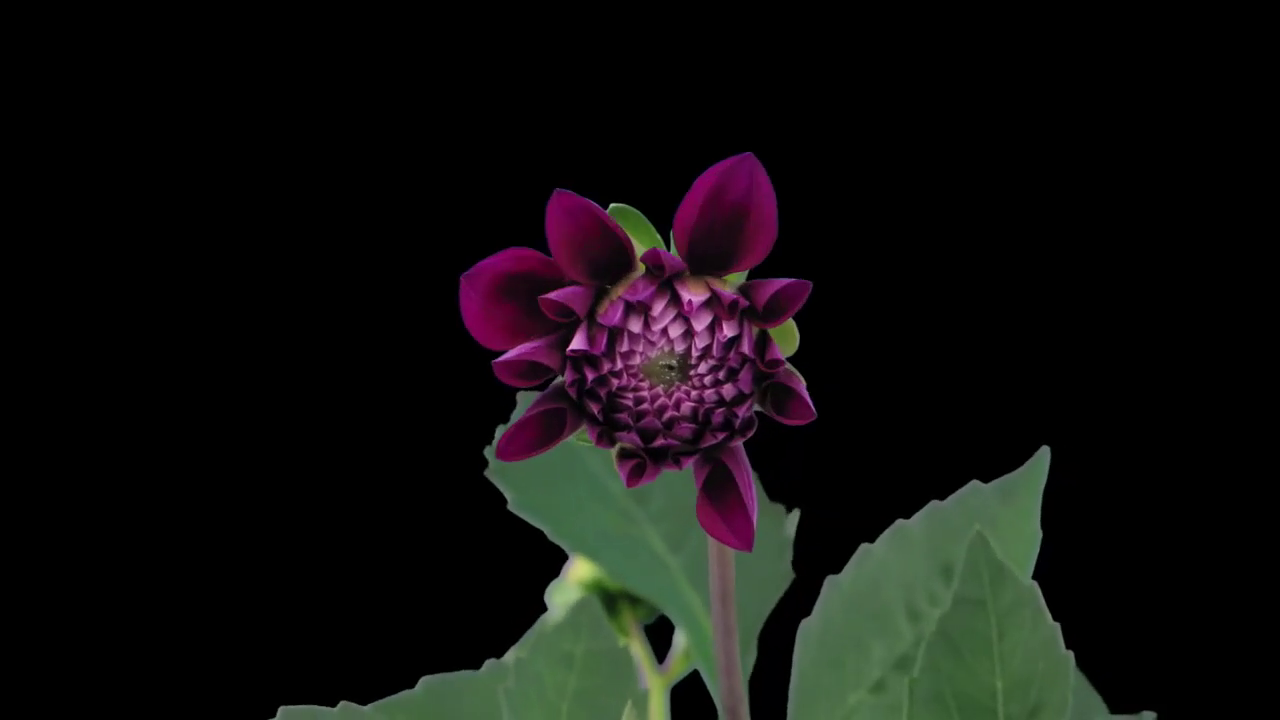
#> input picture frame 18 of ImagenesOriginales/Dhalia/Dhalias.mp4, 1280 x 720 px, given in place of Marigolds.mp4, which was not available
$ python DataSetFloresFinalRedimension.py
#> lines starting #> are read from the running program, lines starting #| are printed output that depends on the picture; after the words box and inside, x2 and y2 are one past the last pixel; in counts of white or black regions, pixels touching at a corner belong together; pictures that were not available may be replaced by others from this repository, and a replacement may not be noted
#!/usr/bin/env python
# coding: utf-8

# In[4]:

#IMPORTACIONES NECESARIAS
import cv2 as cv
import numpy as np
import math


# In[8]:

#FUNCION GUARDAR IMAGEN LLEGAN LOS PARAMETROS DE LA MASCARA, EL FRAME, IMAGEN EN ESCALA HSV, NUMERO DE IMAGEN
def guardar (mask1, frame, hsv, num_img):
    #BITWISE_AND BUSCA UN PUNTO DE INTERSECCION ENTRE DOS IMAGENES, SI AMBAS SON DE LA MISMA INTENSIDAD APLICA LA MISMA INTENSIDAD AL PIXEL
    #PRIMER PARAMETRO PRIMERA IMAGEN
    #SEGUNDO PARAMETRO SEGUNDA IMAGEN EN ESTE CASO ES LA MISMA
    #TERCER PARAMETRO LA MASCARA DE COLOR QUE SE LA APLICARA
    res=cv.bitwise_and(frame, frame, mask=mask1)
    #RESIZE, REDIMENSIONAR EL TAMANIO DE LA IMAGEN
    #PRIMER PARAMETRO IMAGEN A REDIMENSIONAR
    #SEGUNDO PARAMETRO TAMANIO DE REDIMENSION
    #TERCER PARAMETRO TIPO DE INTERPOLACION, INTERPOLACION CUBICA GENERA UN PROMEDIO DEL PIXEL PARA SUSTITUIRLO CON UNO NUEVO
    new_img = cv.resize(res, dsize=(50, 50), interpolation=cv.INTER_CUBIC)
    name='C:\\Users\\gilba\\Desktop\\IA\\DataSetFlores\\Marigold\\img_'+str(num_img)+'.jpg'
    cv.imwrite(name,new_img)


# In[9]:


video=cv.VideoCapture("C:\\Users\\gilba\\Desktop\\IA\\DataSetFlores\\Marigolds.mp4")

#CONTADOR, NOMBRE UNICO DE IMAGEN
num_img = 108
while (video.isOpened()):
    #SACAMOS CADA FRAME DEL VIDEO
    ret, frame = video.read()
#> frame is the input picture: shape (720, 1280, 3); mean B, G, R 14.5, 15.9, 16.6
    if ret == False:
        break

    #CONVIERTE DE RGB A HSV PARA RESALTAR EL COLOR Y PODER USAR LOS PARAMETROS DE LA "HSV COLOR TABLE"
    hsv=cv.cvtColor(frame, cv.COLOR_BGR2HSV)
#> hsv: shape (720, 1280, 3); mean H, S, V 22.8, 31.4, 20.5

    #MASCARA DE COLOR MARIGOLD AMARILLO Y ROJO

    YellowBajo1 = np.array([0,60,60])
    YellowAlto1 = np.array([32,255,255])
    redBajo2 = np.array([170,50,50])
    redAlto2 = np.array([180,255,255])

    maskRed1 = cv.inRange(hsv, YellowBajo1, YellowAlto1)
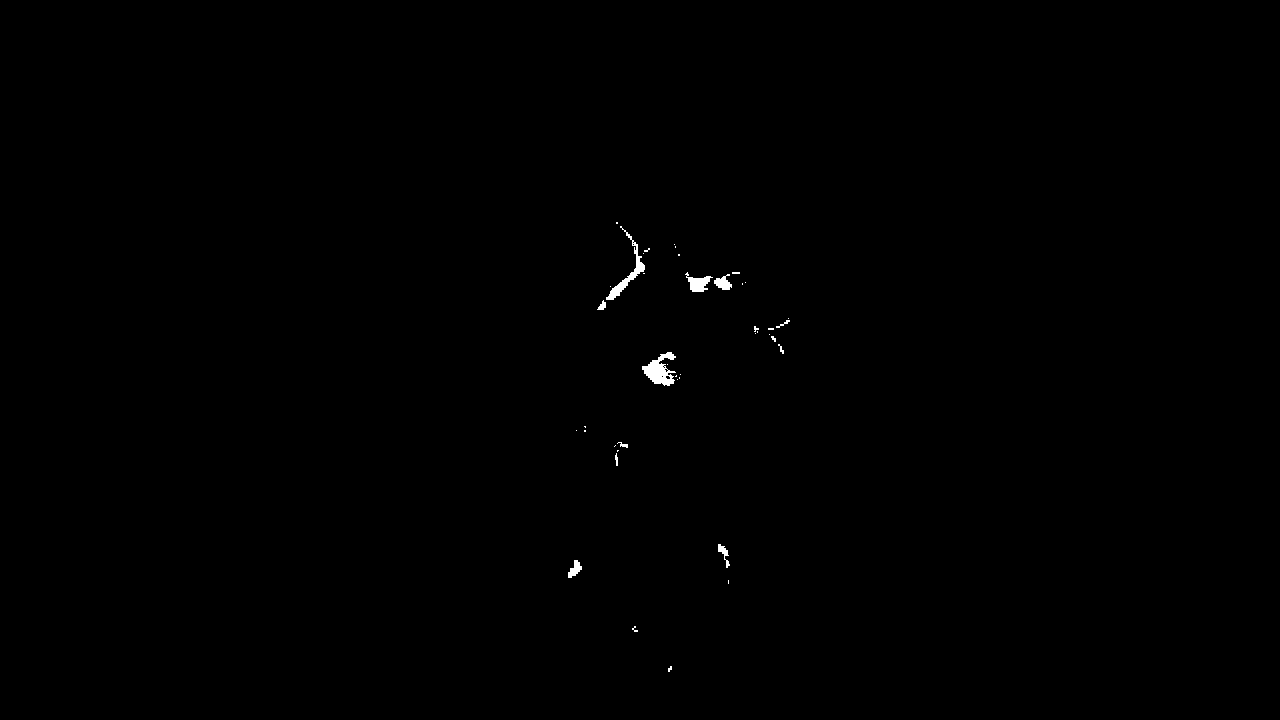
#> maskRed1: shape (720, 1280); 0.23% white; 42 white regions (31 under 20 px), largest, box (x1, y1, x2, y2) and area: (642, 352, 676, 386) 600, (606, 226, 645, 300) 476, (685, 272, 713, 292) 275
    maskRed2 = cv.inRange(hsv, redBajo2, redAlto2)
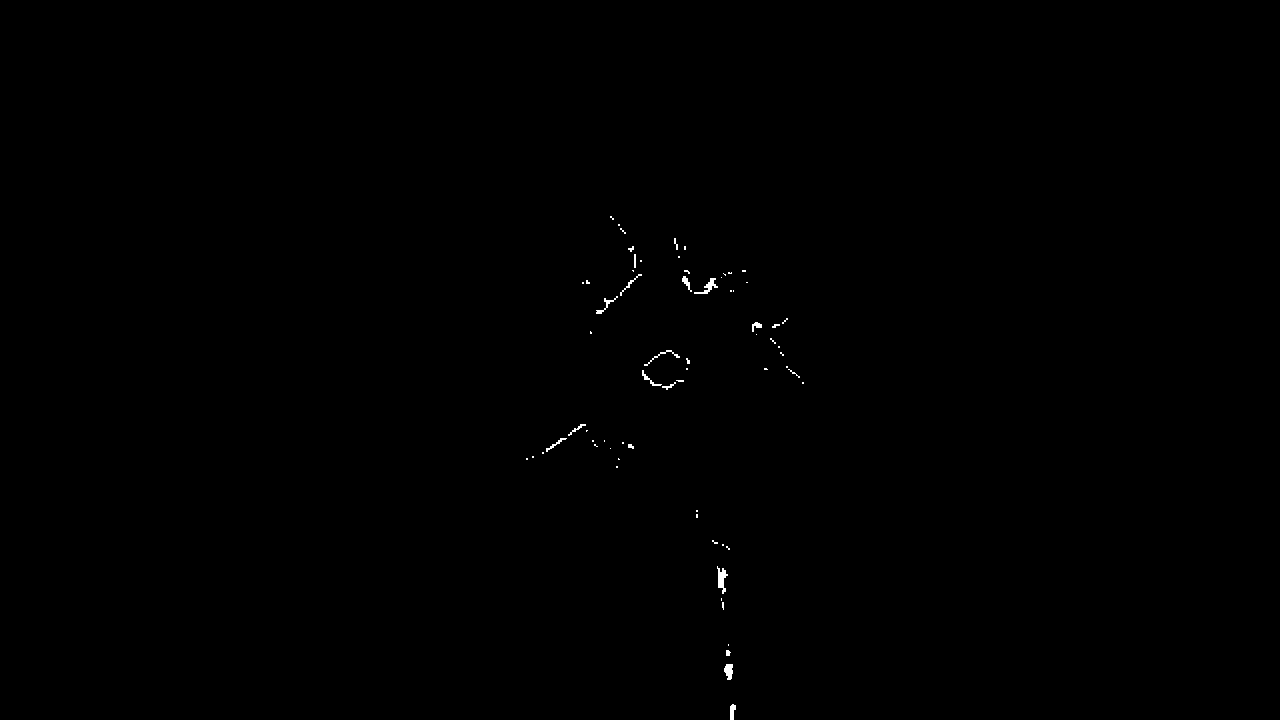
#> maskRed2: shape (720, 1280); 0.16% white; 68 white regions (48 under 20 px), largest, box (x1, y1, x2, y2) and area: (717, 566, 728, 594) 153, (694, 278, 718, 294) 124, (724, 664, 733, 680) 108
    #JUNTAMOS MASCARAS PARA GENERAR UNA ADECUADA PARA EXTRAER EL COLOR NECESARIO
    mask1 = cv.add(maskRed1, maskRed2)
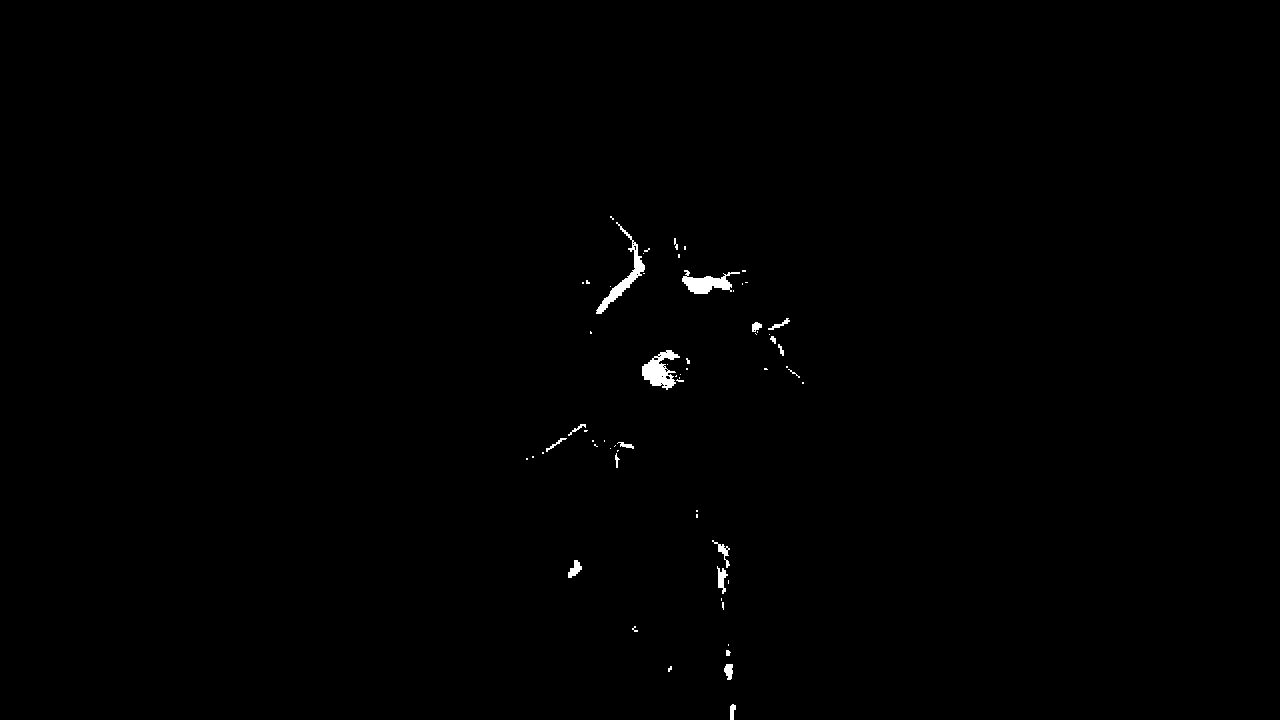
#> mask1: shape (720, 1280); 0.38% white; 64 white regions (45 under 20 px), largest, box (x1, y1, x2, y2) and area: (642, 350, 680, 390) 779, (596, 222, 645, 314) 741, (682, 270, 740, 294) 674


    # [33 lines of commented-out code are left out]
    guardar(mask1 , frame, hsv, num_img)
#> in guardar, `new_img = cv.resize(res, dsize=(50, 50), interpolation=cv.INTER_CUBIC)`:
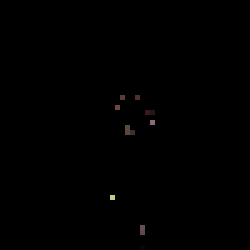
#> new_img: shape (50, 50, 3) (shown 5 times larger); mean B, G, R 0.3, 0.4, 0.5

    #AUMENTAMOS EL CONTADOR PARA TENER UN NOMBRE UNICO POR IMAGEN
    num_img += 1

video.release()
cv.waitKey(0)
cv.destroyAllWindows()


# In[10]:

#ROTACION DE IMAGENES Y TRANSLACION PARA GENERAR MAYOR CANTIDAD DE IMAGENES EN NUESTRO DATA SET
# [42 lines left out: function Imagenes, not called in this run]


# In[11]:


#MATRIZ DE TRANSLACION DE IMAGEN DESDE (-1,-1) HASTA (1,1)
lados = [[1,-1,1,-1],[1,1,-1,-1]]

#INICIALIZACION UNICAMENTE PARA PODER CONTINUAR
x = 1
y = 1

#CICLO, RECORREMOS EL ARREGLO DE RUTA GENERAL Y RUTA DE LA IMAGEN PARA LOGRAR LA AUTOMATIZACION DEL PROCESO
size = len(General)
for h in range(size):
    for i in range(4):
        for j in range(10):
            #CALCULAMOS LA TRANSLACION QUE LE DARA A LA IMAGEN POR CICLO
            #SE MULTIPLICA POR J PARA DARLE UNA TRANSLACION DE HASTA 10 PIXELES DE IZQUIERDA A DERECHA, ARRIBA A ABAJO
            #PRIMERO EN LA TRANSLACION EJE X
            x = lados [0][i] * (j)
            #SEGUNDO TRANSLACION EJE Y
            y = lados [1][i] * (j)
            Imagenes(Img[h], General[h],x,y)

##FINALIZAR
print ("PROCESO FINALIZADO")

$ run again, starting later in the video
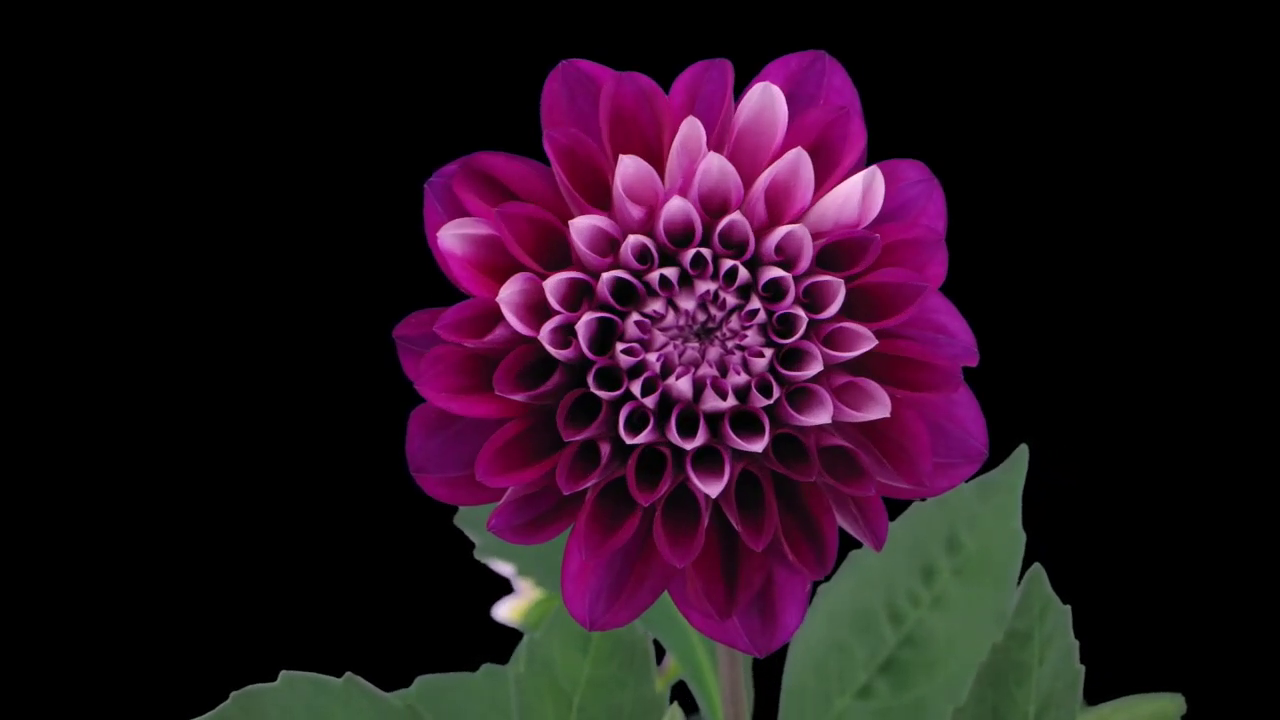
#> input picture frame 81 of ImagenesOriginales/Dhalia/Dhalias.mp4, 1280 x 720 px, given in place of Marigolds.mp4, which was not available
#> frame is the input picture: shape (720, 1280, 3); mean B, G, R 29.9, 16.9, 37.5
#> hsv: shape (720, 1280, 3); mean H, S, V 51.7, 70.5, 40.5
#> `maskRed1 = cv.inRange(hsv, YellowBajo1, YellowAlto1)`:
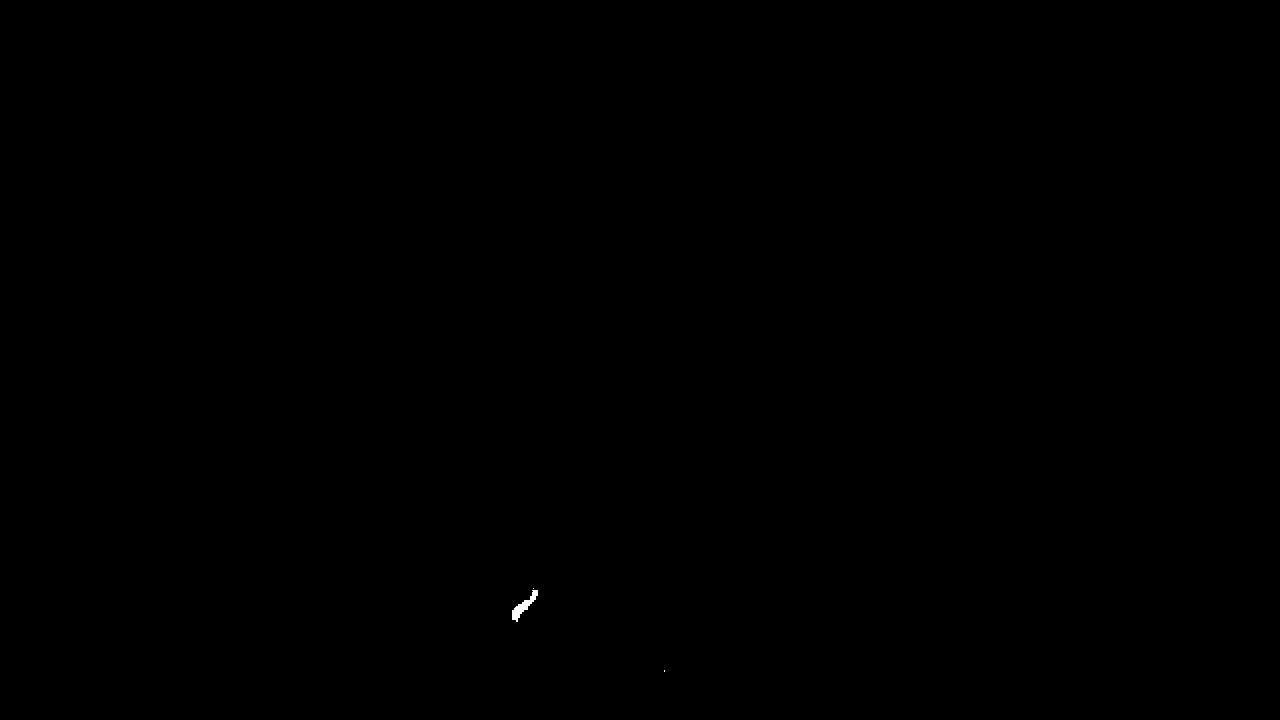
#> maskRed1: shape (720, 1280); 0.03% white; 3 white regions (2 under 20 px), largest, box (x1, y1, x2, y2) and area: (512, 590, 538, 622) 268
#> `maskRed2 = cv.inRange(hsv, redBajo2, redAlto2)`:
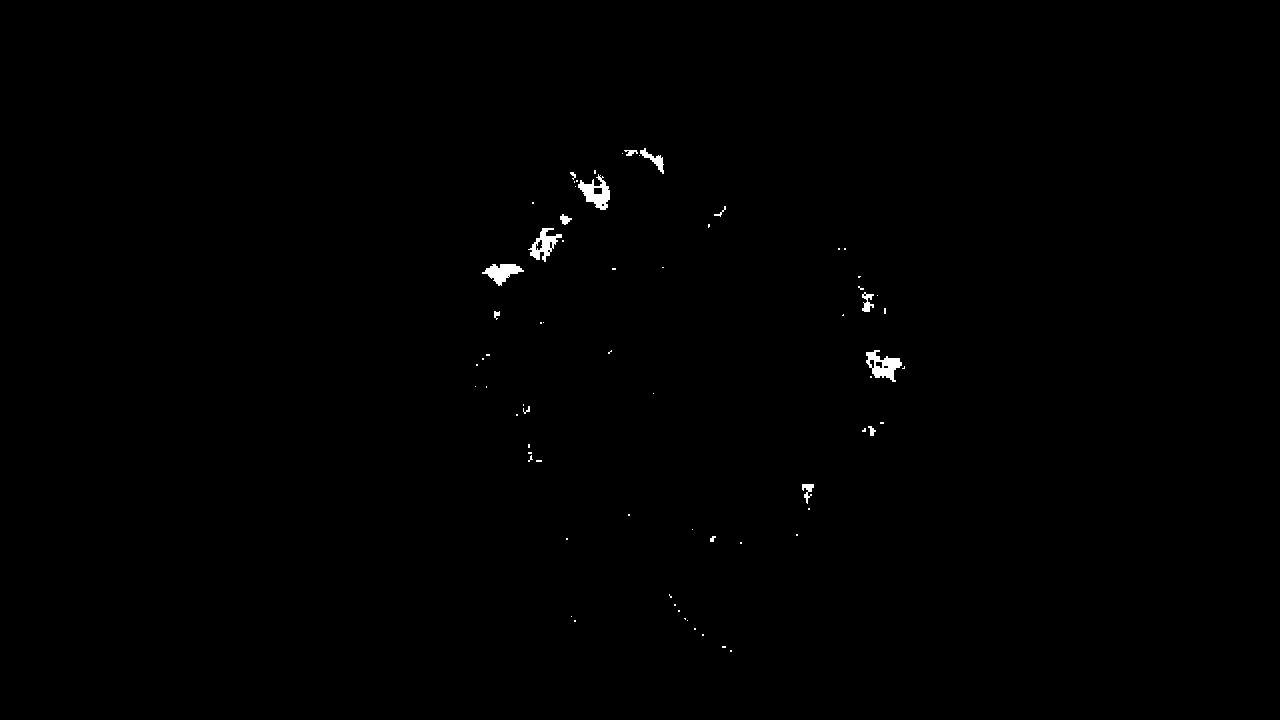
#> maskRed2: shape (720, 1280); 0.33% white; 69 white regions (54 under 20 px), largest, box (x1, y1, x2, y2) and area: (866, 350, 902, 382) 566, (578, 174, 610, 210) 556, (528, 228, 562, 262) 471
